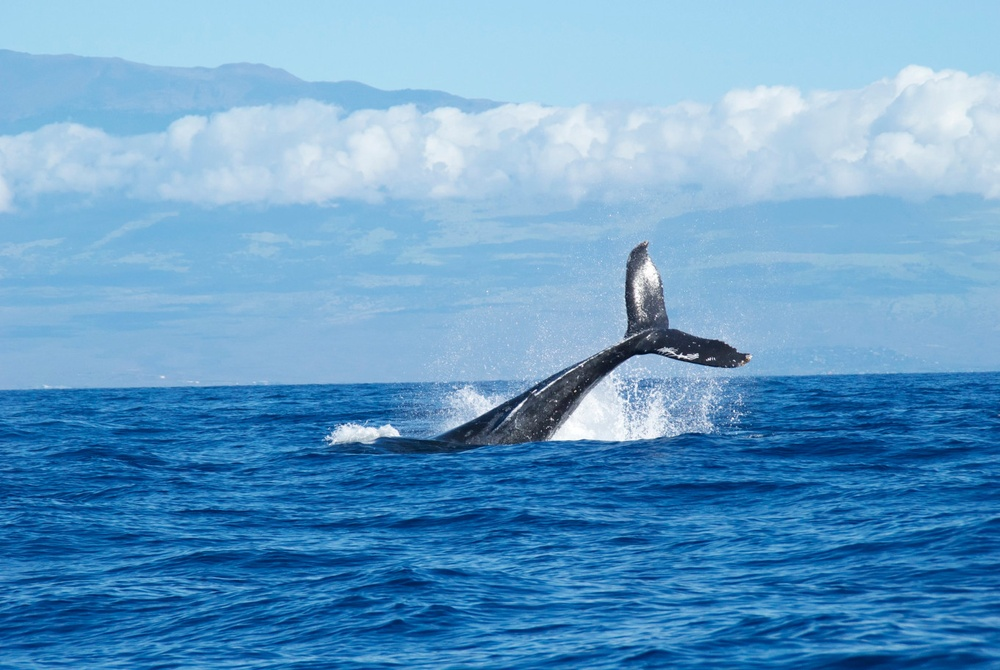
#> input picture opencv/commercial/Instructions/CV_Fundamentals/gradient/whale.jpg, 1000 x 670 px, shrunk from 1362 x 912 before the run
$ python gradients.py   (older library calls are emulated)
#> lines starting #> are read from the running program, lines starting #| are printed output that depends on the picture

import cv2
import numpy as np

img = cv2.imread('whale.jpg', 0)
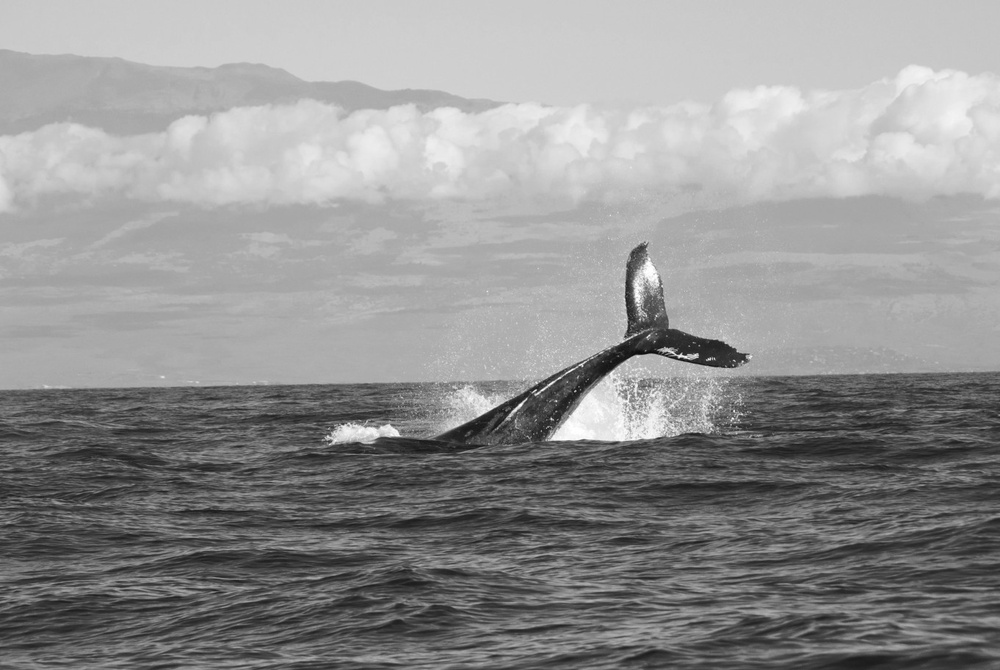
#> img: shape (670, 1000); min 9, max 255, mean 145.9
# [8 lines of commented-out code are left out]

sobel_x = cv2.Sobel(img, cv2.CV_64F, 1, 0, ksize=3)
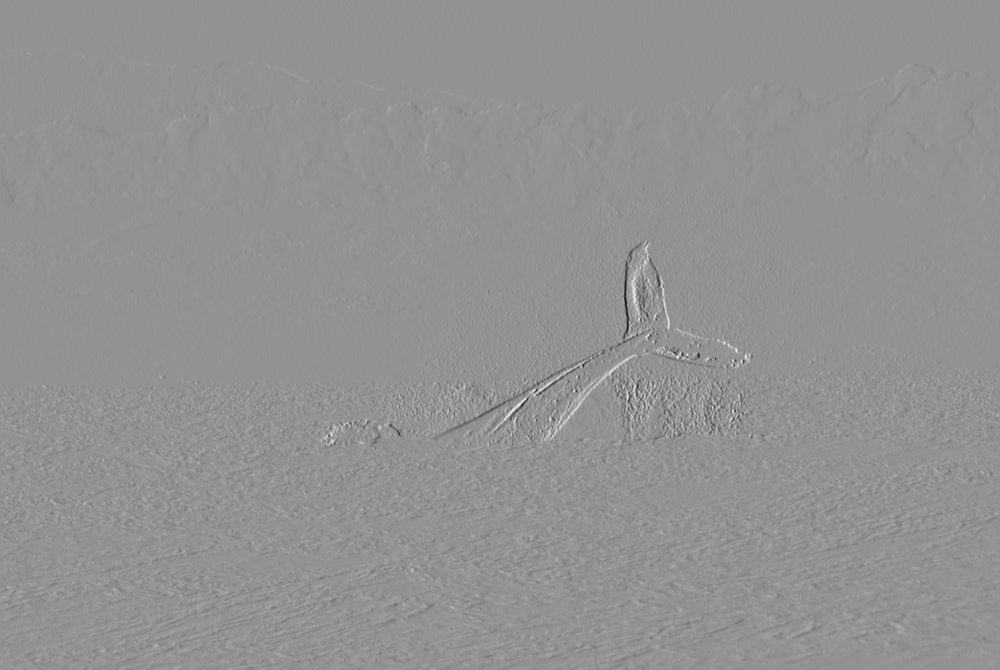
#> sobel_x: shape (670, 1000) float64; min -754, max 558, mean 0; drawn with min black and max white
sobel_y = cv2.Sobel(img, cv2.CV_64F, 0, 1, ksize=3)
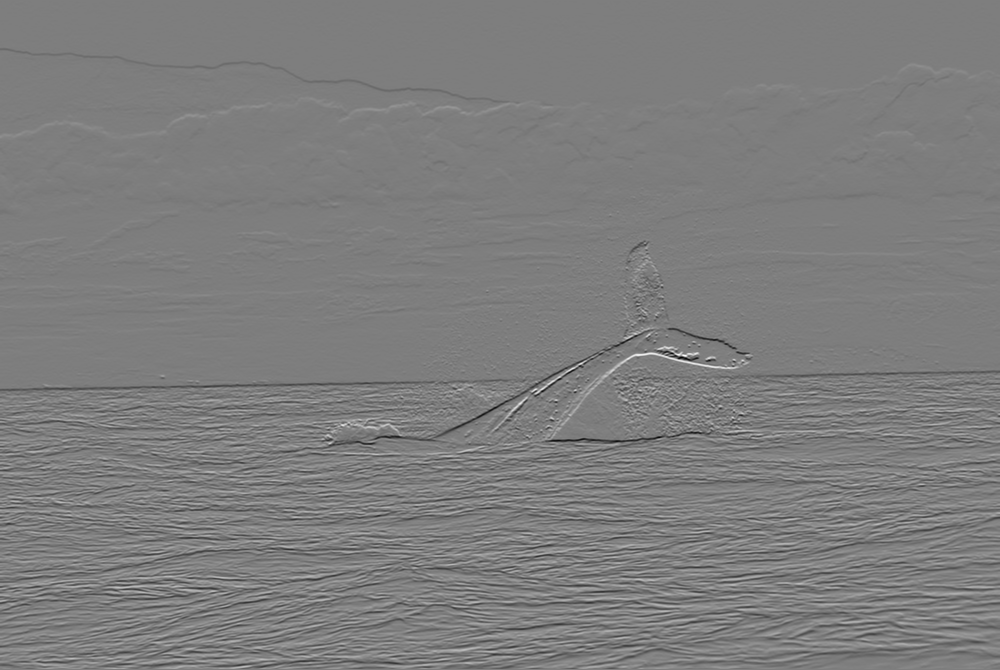
#> sobel_y: shape (670, 1000) float64; min -771, max 789, mean -1.4; drawn with min black and max white
laplacian = cv2.Laplacian(img, 0)
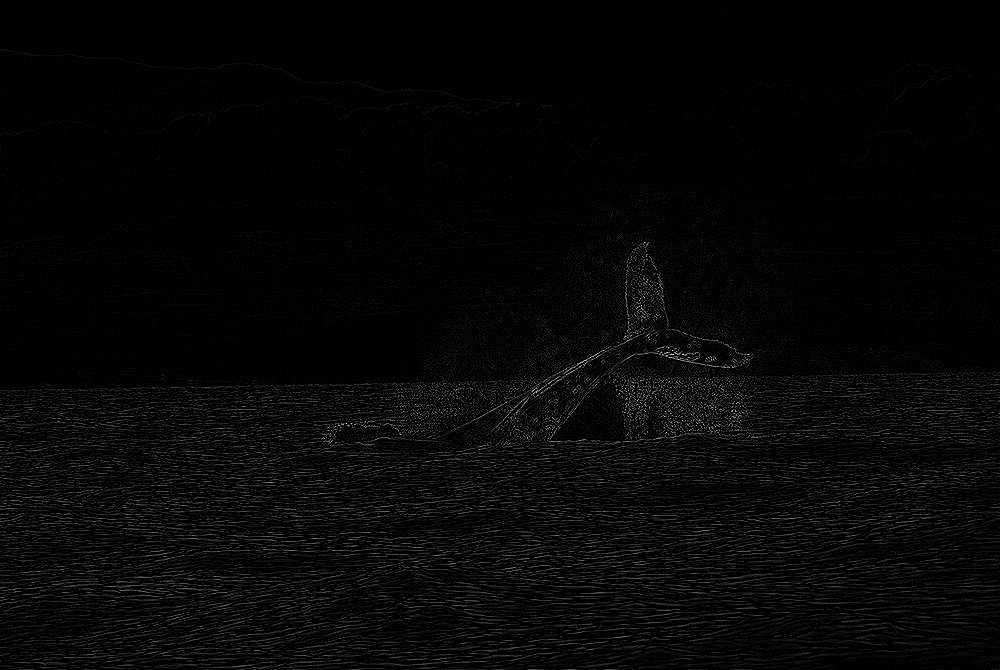
#> laplacian: shape (670, 1000); min 0, max 255, mean 6.6

sobel_x = np.absolute( sobel_x )
sobel_y = np.absolute( sobel_y )
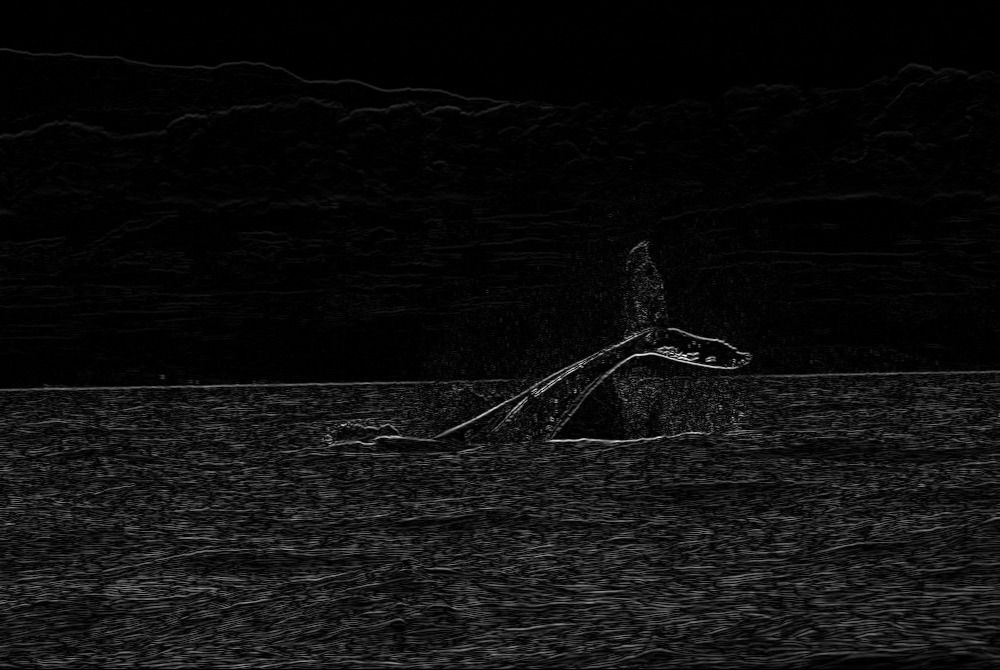
#> sobel_y: shape (670, 1000) float64; min 0, max 789, mean 44.7; drawn with min black and max white
sobel_x = np.uint8( sobel_x )
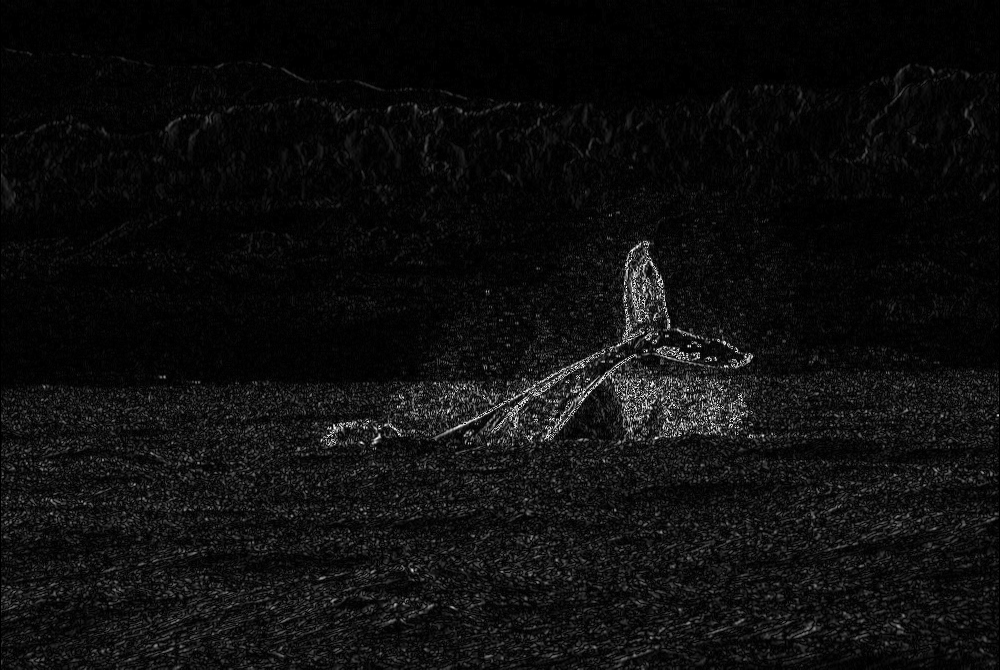
#> sobel_x: shape (670, 1000); min 0, max 255, mean 14
sobel_y = np.uint8( sobel_y )
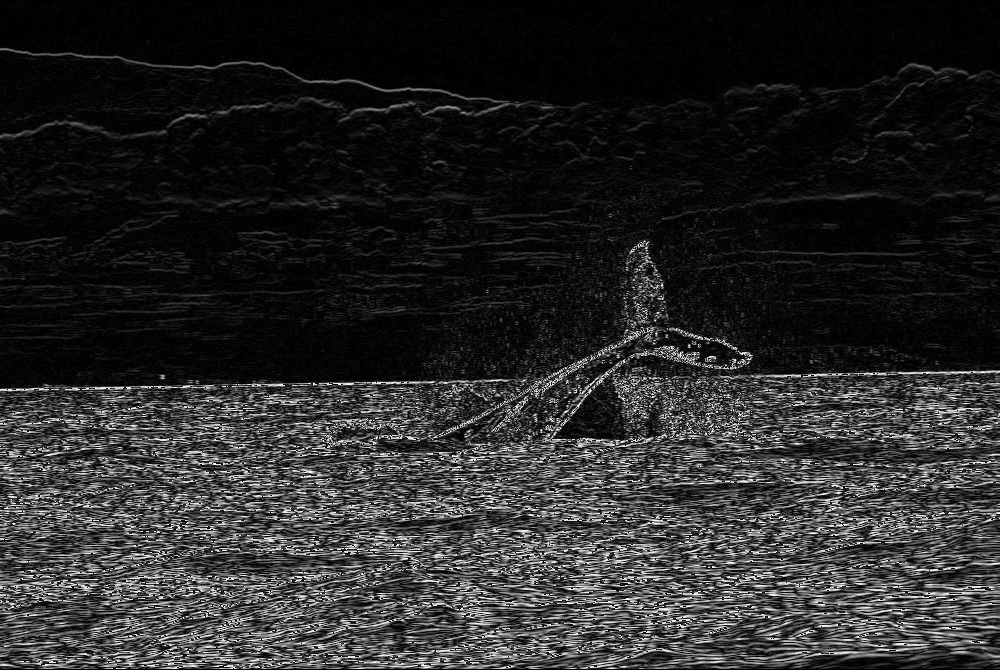
#> sobel_y: shape (670, 1000); min 0, max 255, mean 40.8

# [5 lines of commented-out code are left out]
cv2.imshow( "Sobel x", sobel_x )
cv2.imshow( "Sobel y", sobel_y )
cv2.imshow( "laplacian", laplacian )
cv2.imshow( "image", img )

cv2.imwrite( "sobelx.jpg", sobel_x )
cv2.imwrite( "sobely.jpg", sobel_y )
cv2.imwrite( "laplacian.jpg", laplacian )
cv2.imwrite( "imageGray.jpg", img )

cv2.waitKey(0)
cv2.destroyAllWindows()
